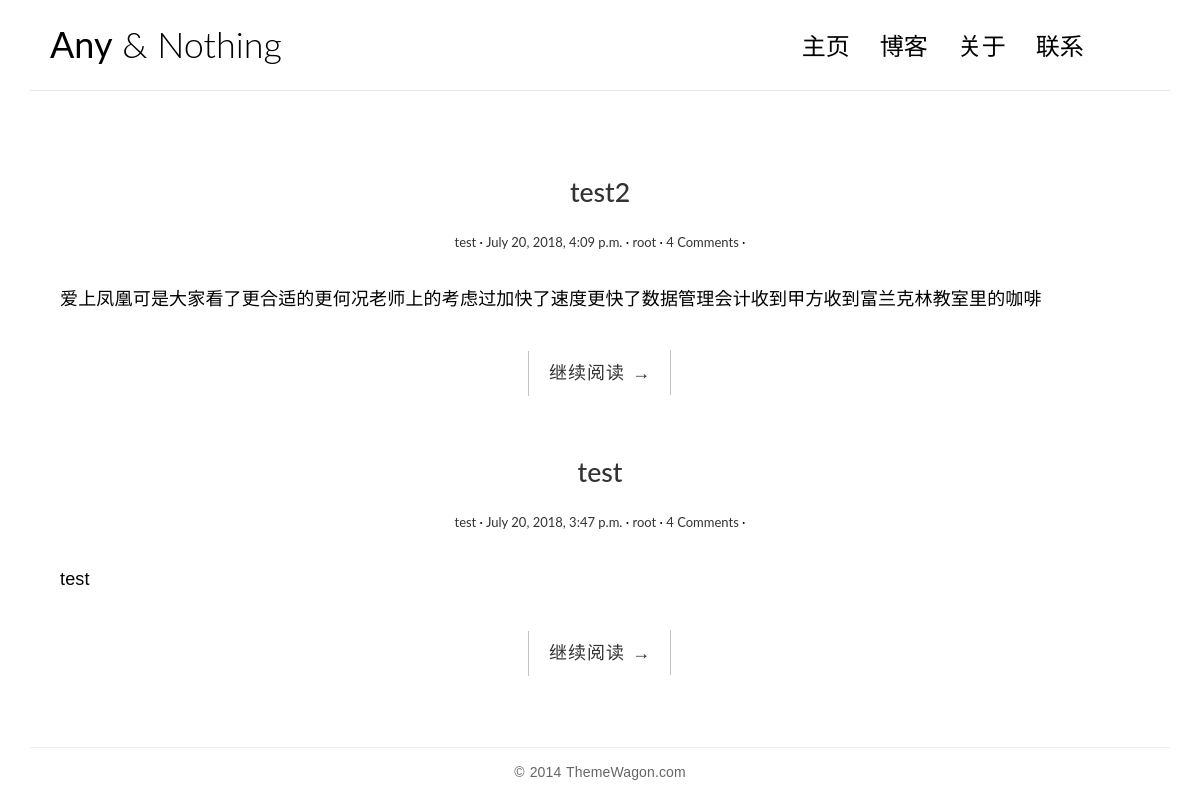
/posts/, run on an earlier commit of the app's database.
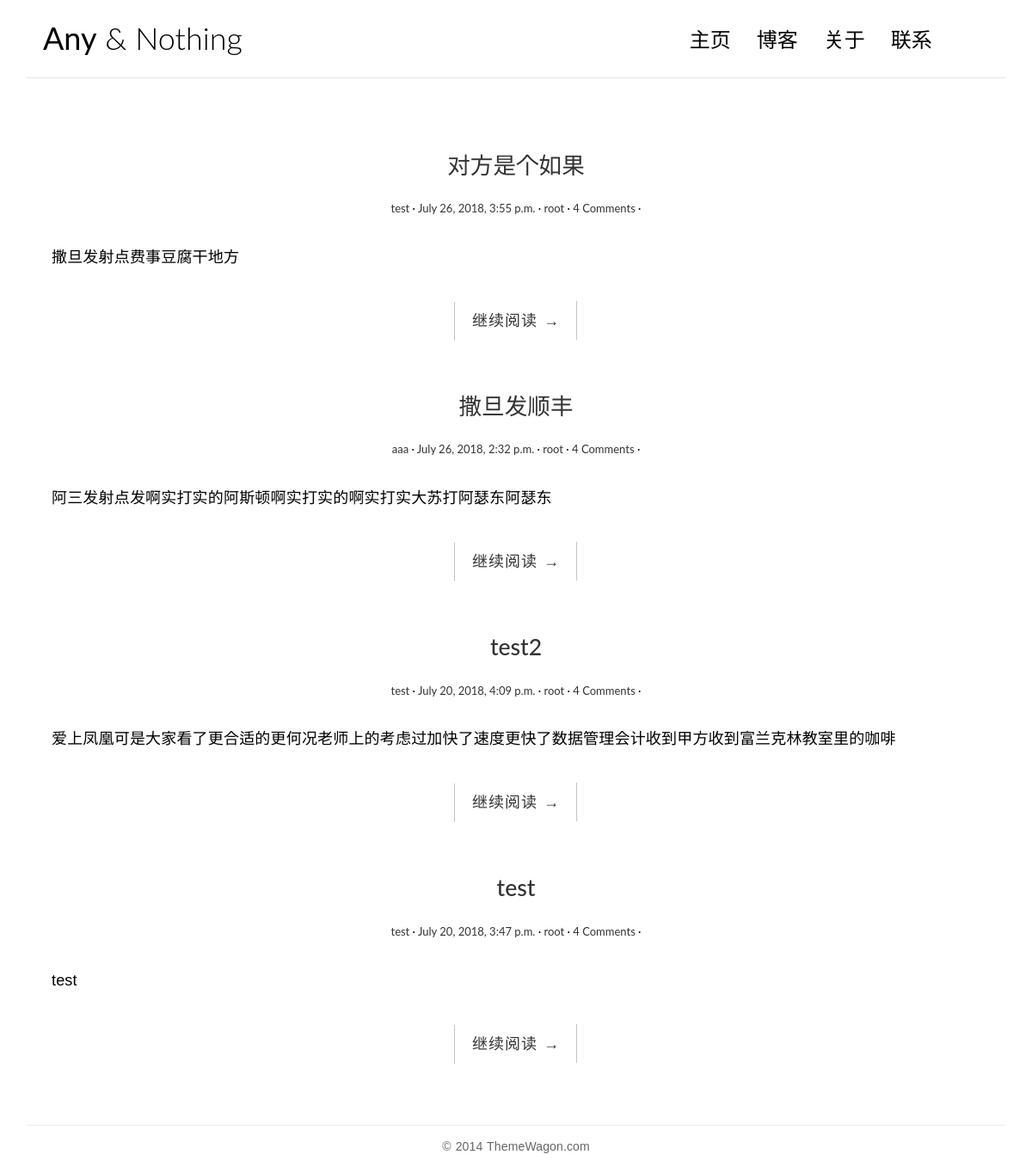
And on a later commit of the database.
### blog/models.py (models this page shows, shortened)
class Post(models.Model):
	title = models.CharField(max_length=100)
	body = models.TextField()
	created_time = models.DateTimeField()
	modified_time = models.DateTimeField()
	excerpt = models.CharField(max_length=200, blank=True)
	category = models.ForeignKey(Category, on_delete=models.CASCADE)
	tag = models.ManyToManyField(Tag)
	author = models.ForeignKey(User, on_delete=models.CASCADE)
	views = models.PositiveIntegerField(default=0)
	def get_absolute_url(self):
		return reverse('blog:detail', kwargs={'pk': self.pk})
	class Meta:
		ordering = ['-created_time', 'title']

class Category(models.Model):
	name = models.CharField(max_length=100)

### blog/views.py (the view)
# urls.py: url(r'^posts/$', views.PostsViews.as_view(), name='posts'),
class PostsViews(ListView):
    model = Post
    template_name = 'blog/full-width.html'
    context_object_name = 'post_list'

### templates/blog/full-width.html
{% extends 'base-full.html' %}
{% block main %}
		<div class="content-body">
			<div class="container">
				<div class="row">
					<main class="col-md-12">
						{% for post in post_list %}
						<article class="post post-{{ post.pk }}">
							<header class="entry-header">
								<h1 class="entry-title">
									<a href="{{ post.get_absolute_url }}">{{ post.title }}</a>
								</h1>
								<div class="entry-meta">
									<span class="post-category"><a href="{% url 'blog:category' post.category.pk %}">{{ post.category.name }}</a></span>
									<span class="post-date"><a href="{% url 'blog:archives' post.created_time.year post.created_time.month %}"><time class="entry-date">{{ post.created_time }}</time></a></span>
									<span class="post-author"><a href="{% url 'blog:author' post.author.pk %}">{{ post.author }}</a></span>
									<span class="comments-link"><a href="">4 Comments</a></span>
								</div>
							</header>
							<div class="entry-content clearfix">
								<p>{{ post.excerpt }}</p>
								<div class="read-more cl-effect-14">
									<a href="{{ post.get_absolute_url }}" class="more-link">继续阅读 <span class="meta-nav">→</span></a>
								</div>
							</div>
						</article>
						{% empty %}
						<div class="no-post">暂时还没有发布的文章！</div>
						{% endfor %}
					</main>
				</div>
			</div>
		</div>
{% endblock main %}

What changed in the data, as far as the page shows it:
added Post: title "对方是个如果", category.name "test", created_time "July 26, 2018, 3:55 p.m.", author "root", excerpt "撒旦发射点费事豆腐干地方"
added Post: title "撒旦发顺丰", category.name "aaa", created_time "July 26, 2018, 2:32 p.m.", author "root", excerpt "阿三发射点发啊实打实的阿斯顿啊实打实的啊实打实大苏打阿瑟东阿瑟东"
